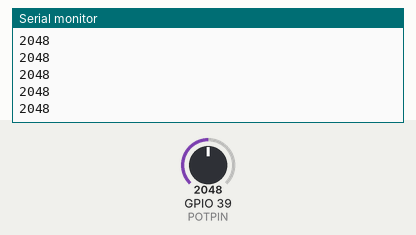
This sketch was run on a simulated ESP32. On the bench: the last lines printed to the serial monitor. The test bench sets the inputs (shaded band); at power-on: GPIO 39 (POTPIN) = 2048.

Above: at 1.2 s.
1.3 s: GPIO 39 (POTPIN) set to 2866
At 2.2 s:
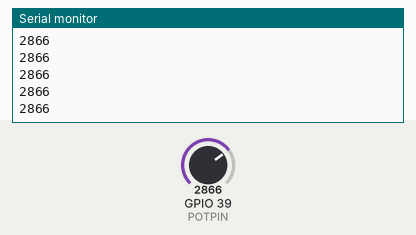
2.8 s: GPIO 39 (POTPIN) set to 3603
At 3.6 s:
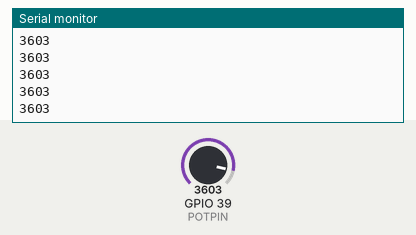
Timing chart, 0 to 5.8 s (numbered marks = the images above; inputs shaded):
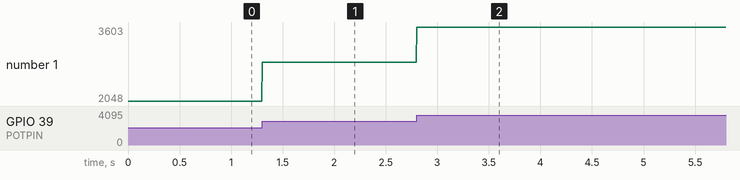

Measured:
- after the input at 1.3 s, the serial monitor: prints a new line at once (image 1)
- after the input at 2.8 s, the serial monitor: prints a new line at once (image 2)
- plotted number 1: 2048 → 2866 after the input at 1.3 s, 2866 → 3603 after the input at 2.8 s

The sketch:

Light2.ino
```cpp
const int POTPIN = A3;
void setup() {
  // put your setup code here, to run once:
    analogSetWidth(10);
    Serial.begin(9600);
}

void loop() {
  // put your main code here, to run repeatedly:
    int potVal = analogRead(POTPIN);
    Serial.println(potVal);
}
```
